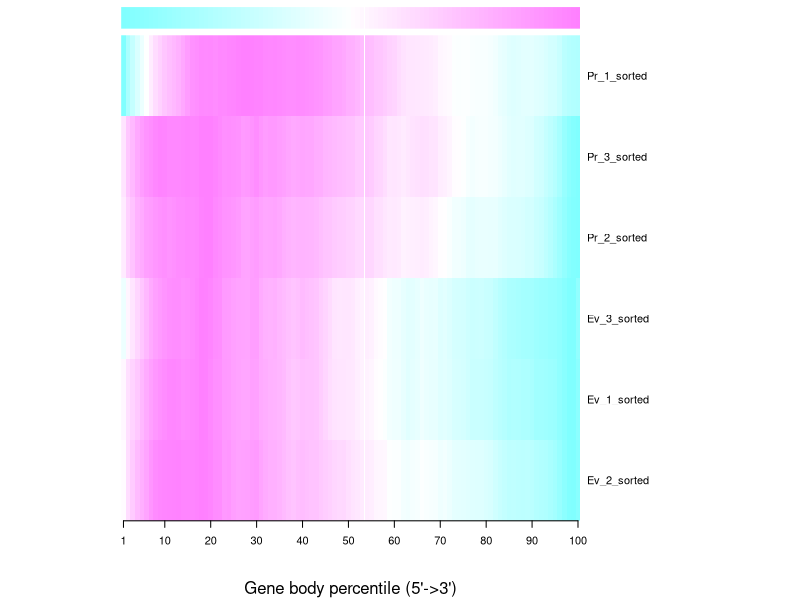
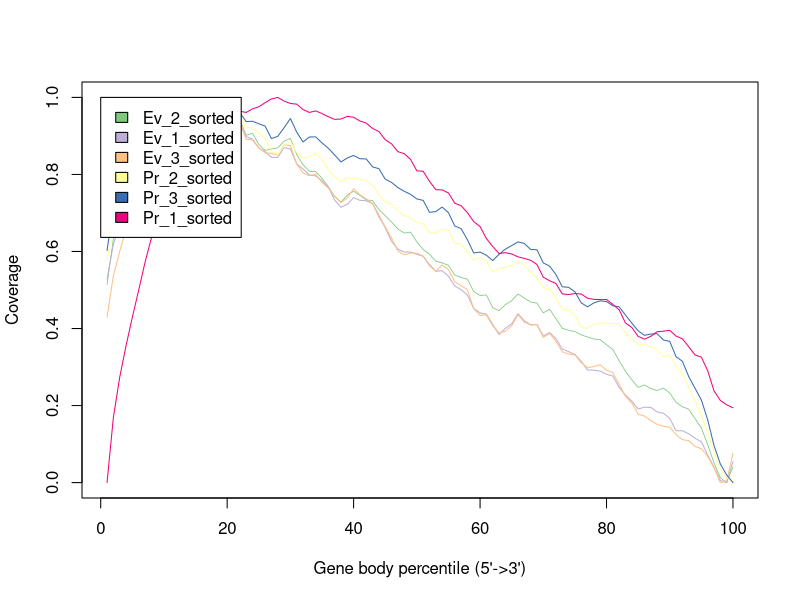

Write R code to recreate these figures, in order.
Ev_2_sorted <- c(0.5138560412576091,0.6327068908671283,0.702526930136656,0.7642096146370029,0.8089601448740472,0.8543238308949811,0.9126425242728002,0.9527771626535965,0.9682153033054313,0.9763989154130436,0.9800542293478207,0.9832646854747036,0.9879504554379438,0.9756873397601508,0.9756883239588409,0.9757719808474935,0.9834093626821383,1.0,0.9914729025495667,0.9759825993671603,0.9467312301007328,0.9427599883864555,0.9017179188134501,0.9068938197243259,0.8779229470845574,0.8622722195156758,0.8661637411360605,0.8689923281712112,0.8865730693712447,0.8937380358346743,0.8519135283030939,0.8250576986482031,0.8082180590617634,0.807271259921953,0.7902918641215289,0.7681080256482179,0.7426379477488916,0.728582606256551,0.7462903090875986,0.7565712486036681,0.7455580652622151,0.7336453243180733,0.7322743355428594,0.7086289620148516,0.6929063879415976,0.6763816919359681,0.6585224225066556,0.647832056335533,0.6503870361348549,0.6249061320499383,0.605210347865027,0.5928399545300205,0.5748635654565943,0.5703293620916191,0.5640649374295683,0.5386115909079725,0.5327575770996649,0.5280255497979932,0.4959967718282967,0.4856951641397365,0.48727480303723714,0.4543710724321026,0.4461904129205604,0.4620143594588876,0.4723769874662297,0.4896929792186447,0.4788835250060282,0.4687511994921535,0.4660495740880169,0.44048206051837746,0.45002386681823325,0.42582340522904766,0.40076767497822463,0.3952650201022582,0.39222483034875083,0.38352156133280185,0.37796083873412367,0.37286957891059047,0.371106879056744,0.35795798455792255,0.3452569004630655,0.3162850436246069,0.28886329972294805,0.2670239307911481,0.2472041375712929,0.2535443455324761,0.24416690041385555,0.23897722072131922,0.24539025938556475,0.23259173962039456,0.20828498457268554,0.19680135425739748,0.19074164292287327,0.16581484270044436,0.14220490032527766,0.09834408570402192,0.051024796885995344,0.01305244302719833,0.0,0.040553907022749754)
Ev_1_sorted <- c(0.5289070520940279,0.6186206292274373,0.669906074938142,0.7120390176630926,0.7738188890137583,0.8246014708767545,0.8692715902878705,0.9057987439832531,0.9266447362155305,0.9489107473813937,0.9655300165906974,0.9711596154615395,0.96443476389209,0.9440649684852941,0.9493545628227424,0.9614747244248971,0.9698472170105126,1.0,0.988659848797984,0.9645509559175075,0.9364086759252028,0.9301324017653568,0.8981681660517379,0.8919099873712601,0.868949681233845,0.8590628827431985,0.844366496315189,0.8442512566834225,0.8697820732847866,0.86617535852859,0.8274357943820203,0.8140232345955088,0.7989906532087094,0.7961363294367735,0.783982834056835,0.7671997531395657,0.7333659686891063,0.7145628608381445,0.7226439209665653,0.7398241500362862,0.732834533031869,0.7317164228856384,0.7241667984144551,0.6944835454948923,0.6613859613366273,0.6265416872224963,0.6060871287807647,0.598701316017547,0.598570838087365,0.5928183804355487,0.587588786898111,0.5659837369260161,0.5485730285927621,0.5502301935454378,0.5357061903682525,0.5106268083574448,0.5008342968382435,0.48658172585158277,0.4520298365882974,0.4406744470878659,0.4375372624015939,0.4105054734063121,0.38434988656991614,0.4005605789029568,0.4121912101685165,0.4384410839763578,0.42032750912869316,0.4094826026251779,0.41006070557131236,0.3803660239279381,0.389394715739067,0.37380498406645424,0.3467912905505407,0.33997119961599487,0.3327701512210639,0.3146708622781637,0.2923000878106946,0.2917267468328149,0.2893657629720777,0.2813485132182715,0.2764779720872469,0.24713091412647406,0.22704112245306127,0.2114028187042494,0.1910254041482458,0.1957235620284461,0.19516641174263277,0.18353197090246917,0.18007382955582266,0.16648793412483595,0.13470941517315468,0.1346056042651997,0.12671026089871673,0.1148843889347096,0.10613093888870899,0.07177333793022002,0.039882436527725135,0.00561436057242668,0.0,0.054434059120788275)
Ev_3_sorted <- c(0.4296926049179167,0.5369035938622133,0.5996388942273652,0.6582138919514884,0.7208692837563092,0.7754326694516654,0.8307233241961097,0.8703417861080485,0.891886752374498,0.9167383146374275,0.9368267198041734,0.9449743584556406,0.9424830320746892,0.9279801341250012,0.9354227567441813,0.9523906820549649,0.9708343869799622,1.0,0.9900033379525202,0.9742441560543378,0.9456581329718904,0.9413784732407473,0.89108260926737,0.8898940958700424,0.8689368115472927,0.8562303389539059,0.8546362137503414,0.8506579812467758,0.8766535508734309,0.8750442531584112,0.8268674832849499,0.8041066931005533,0.7964020917835793,0.8009680062308447,0.7787028514206529,0.7646824393352417,0.7432487381527974,0.7269059203139698,0.7389498599071442,0.7628293699361743,0.7476497779755824,0.7362987164055309,0.7248444817575838,0.6887308699918069,0.664129148417507,0.6347612352447326,0.6014090205638105,0.5911513913193005,0.5959782729635961,0.5954098095344063,0.5879368418923157,0.56238329809939,0.5490537410355745,0.5646996348482243,0.5530410770460131,0.5212415160373446,0.5111093128875313,0.5009396842094616,0.4514752738638318,0.4338144705299252,0.43550569980680337,0.4070117232938511,0.38831312017640573,0.39277788454730284,0.4068539291747165,0.4364474070177923,0.41608488514408826,0.40937964658163317,0.4107067355835854,0.3770217371514116,0.3872257568554464,0.3668521084733419,0.3397034279760881,0.33363644639551704,0.33134843166806593,0.311630235780828,0.2980184700039449,0.30131191649049693,0.30589502645074496,0.29206679951043363,0.2853747104579064,0.2548041228771128,0.22362966934040035,0.20673962958842035,0.1776529136279498,0.17266924936528327,0.1608033339065171,0.15139131930044608,0.1461962513781698,0.14362198193459635,0.12455721554069774,0.1114340046326735,0.10897909227921466,0.09366497071705289,0.08804709547555709,0.06792531078360964,0.03798792268088162,0.0,0.004127934616590636,0.07594145433579802)
Pr_2_sorted <- c(0.5773772998492276,0.67913374896602,0.7333733874538535,0.7972174725185547,0.8314552032153398,0.8720527119819244,0.8864650767458779,0.9062633919101117,0.9237011715830252,0.9349201219277802,0.9213691105849657,0.9309863706838007,0.9472211030164455,0.9470801542748045,0.9601058112169572,0.9568896172031498,0.9627781424094831,0.9857442449489808,1.0,0.9949543197941864,0.964090816548806,0.9488000136677568,0.9229352077143097,0.9208323663869997,0.907483523946337,0.8942969861172608,0.8585814292202403,0.8522729052383101,0.8744075525745925,0.8851694873025115,0.8570096371922441,0.8415138179597171,0.8461793636804991,0.8540867304590231,0.839584671041298,0.8121039375953005,0.7942319219001599,0.7818981951442446,0.7912833881230041,0.7891962077669875,0.7881113295737511,0.7830357511500136,0.7719435123002693,0.7481189037889584,0.72722716808351,0.7233375523040848,0.7041856081368711,0.6935389951066583,0.6877159612348249,0.6753423701883445,0.6718072618500163,0.6481591951969224,0.6483684827223893,0.6576070320608557,0.6539010767629626,0.6208236816665551,0.6201972428148176,0.5972496486959394,0.5782899073582362,0.5832231133156697,0.5762440150174477,0.5472427436313236,0.5554248892698144,0.559510979052739,0.5634845945872836,0.5734421248805851,0.5656401137271261,0.5442842437815266,0.5323776344245233,0.5057383222543825,0.5020992820156525,0.4796257882095666,0.44867828520906683,0.44884913216863165,0.43483398658566624,0.40337536643113514,0.4005279171050552,0.41048544739835674,0.4145274017167272,0.41423411443614094,0.41166429141935384,0.41315493114155666,0.3887893072582907,0.37282508261162356,0.358912445204397,0.3587373270708431,0.35266798883230377,0.3459465846980921,0.3265184379462487,0.33201686259490903,0.3001083454468573,0.2824086004359445,0.24672863665549993,0.2110429779764032,0.1741115602171465,0.12870755698813896,0.0799435635543571,0.03433881514786093,0.014134738454660777,0.0)
Pr_3_sorted <- c(0.6026260277243936,0.7182713192399104,0.7698849744703594,0.8352272081149005,0.8856638843717661,0.9195930040824681,0.9398816766548779,0.9666693200814219,0.9828684171622867,0.9782301534052787,0.9647332749582087,0.9614269306435289,0.961507954558377,0.9693857534371197,0.9786892889227515,0.9716075144705869,0.9741462638024949,0.9940497174113285,0.9966566974083719,1.0,0.9794042894344815,0.9601234406450072,0.9373557205726827,0.9380607707790805,0.93162292322913,0.9255248075326654,0.8932303808408292,0.8988565677701081,0.921277448627995,0.945213618840761,0.909925571716115,0.8842694201530641,0.8972801551110454,0.8975232268555898,0.881860024790475,0.8679409691028804,0.8505919010200484,0.832503667398251,0.8426444500039801,0.8492116515232496,0.8408064864618988,0.8402464264189136,0.8196166005208274,0.8149342711259197,0.7877372437085641,0.7793505577856875,0.7658266713670013,0.7563966248564313,0.7483326131207569,0.7364419982487462,0.7327148981657323,0.7015434345042474,0.7037154440110533,0.7153118141396682,0.7009364658789815,0.6660421665510536,0.6593399251737039,0.63049683295996,0.596063090621695,0.5984241559298134,0.5902307902248201,0.5764354026177831,0.5925563187281804,0.6059863879823055,0.6153524682443112,0.6249019184188681,0.6207739631781843,0.6051107611130696,0.6044895777659006,0.5702434697567577,0.5619705016091066,0.5399732194639344,0.508321298202122,0.5069509990106553,0.495343257104518,0.46667216302580256,0.45624708598200986,0.4665698170280997,0.47185485063170224,0.4699671355629598,0.45904170030817515,0.45620017739972935,0.4348567724621035,0.4142198392030658,0.3940008187679816,0.38233337502985093,0.38557859604034705,0.38656651921261814,0.37015988719196696,0.3665820416889364,0.32688600930211403,0.3149427999590616,0.2753022049876616,0.24500494672322232,0.21449162468585464,0.16311819825556934,0.09632890592128455,0.048534746466220136,0.019896346247882005,0.0)
Pr_1_sorted <- c(0.0,0.1687673810479129,0.27305860983241065,0.3550101889753508,0.4290339349210083,0.49922915608403384,0.5711567995351218,0.6340695222151287,0.6767594512381927,0.7212954526138526,0.7512852339906589,0.775832659668458,0.8015669873245589,0.840796024817221,0.8866404843271619,0.9263428990451418,0.9411579261531529,0.959349842569954,0.9565589922895843,0.9594012321643518,0.9465992935907294,0.9642407483906162,0.960889553879025,0.9701693287135406,0.9756798744512678,0.9863234500601851,0.9960143416498827,1.0,0.9905028076507247,0.9842560071471067,0.9824494652517398,0.9684912608041681,0.9609854152378053,0.9649681088036305,0.9580700440171641,0.949888227632185,0.9430247519957939,0.9439141872834472,0.9506047171694612,0.9485283799035061,0.9387001199749377,0.933306189086036,0.9193568789913409,0.9113233018209705,0.8901675893734224,0.8794498941572008,0.8592004174416283,0.8540802349690377,0.8391653934565234,0.8093208865100339,0.8083622729222297,0.7820764953877839,0.7604217109177194,0.7598000944777927,0.7519592282864139,0.7253651131855816,0.7187981159784085,0.7008374527363971,0.6774541990239931,0.6646324952217559,0.6335042366767535,0.6130333894006985,0.5947228816122102,0.5967883480024272,0.5935923105354598,0.5860528640804524,0.5820869709589496,0.5770310254793563,0.5662579876230138,0.5330563565963485,0.5240859075896501,0.5167194068850197,0.4899098507922892,0.48824463028151616,0.490746908224114,0.4895540766772279,0.47869011876925877,0.4756858040198522,0.47502564538412734,0.47533101816622164,0.46251524393256893,0.44850564989059943,0.4142940156817324,0.4025534698847094,0.3797730556450481,0.3723778953589267,0.3796732412405448,0.39176165506118327,0.3930226766467894,0.3953648562376097,0.3802513741775194,0.3734106285540352,0.35269172765886797,0.3313205742194217,0.32556988095402806,0.29071390029232774,0.238214488307879,0.21336959593943144,0.20185733853290613,0.19428527945068477)
data_matrix <- matrix(c(Ev_2_sorted,Ev_1_sorted,Ev_3_sorted,Pr_2_sorted,Pr_3_sorted,Pr_1_sorted), byrow=T, ncol=100)
rowLabel <- c("Ev_2_sorted","Ev_1_sorted","Ev_3_sorted","Pr_2_sorted","Pr_3_sorted","Pr_1_sorted")


pdf("gene_body_coverage.geneBodyCoverage.heatMap.pdf")
rc <- cm.colors(ncol(data_matrix))
heatmap(data_matrix, scale=c("none"),keep.dendro=F, labRow = rowLabel ,Colv = NA,Rowv = NA,labCol=NA,col=cm.colors(256),margins = c(6, 8),ColSideColors = rc,cexRow=1,cexCol=1,xlab="Gene body percentile (5'->3')", add.expr=x_axis_expr <- axis(side=1,at=c(1,10,20,30,40,50,60,70,80,90,100),labels=c("1","10","20","30","40","50","60","70","80","90","100")))
dev.off()


pdf("gene_body_coverage.geneBodyCoverage.curves.pdf")
x=1:100
icolor = colorRampPalette(c("#7fc97f","#beaed4","#fdc086","#ffff99","#386cb0","#f0027f"))(6)
plot(x,Ev_2_sorted,type='l',xlab="Gene body percentile (5'->3')", ylab="Coverage",lwd=0.8,col=icolor[1])
lines(x,Ev_1_sorted,type='l',col=icolor[2])
lines(x,Ev_3_sorted,type='l',col=icolor[3])
lines(x,Pr_2_sorted,type='l',col=icolor[4])
lines(x,Pr_3_sorted,type='l',col=icolor[5])
lines(x,Pr_1_sorted,type='l',col=icolor[6])
legend(0,1,fill=icolor[1:6], legend=c('Ev_2_sorted','Ev_1_sorted','Ev_3_sorted','Pr_2_sorted','Pr_3_sorted','Pr_1_sorted'))
dev.off()
